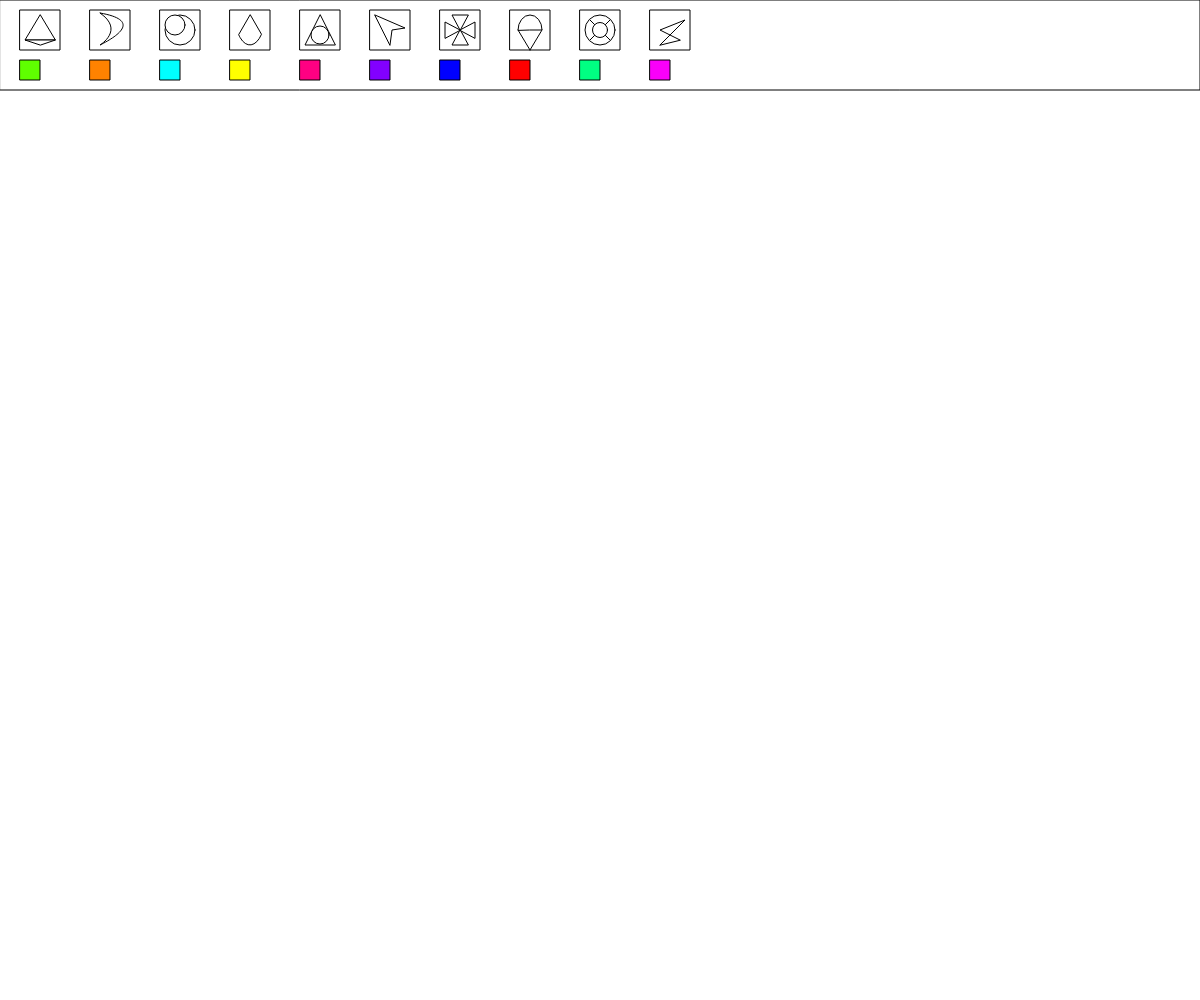
Frame 1 (no input)
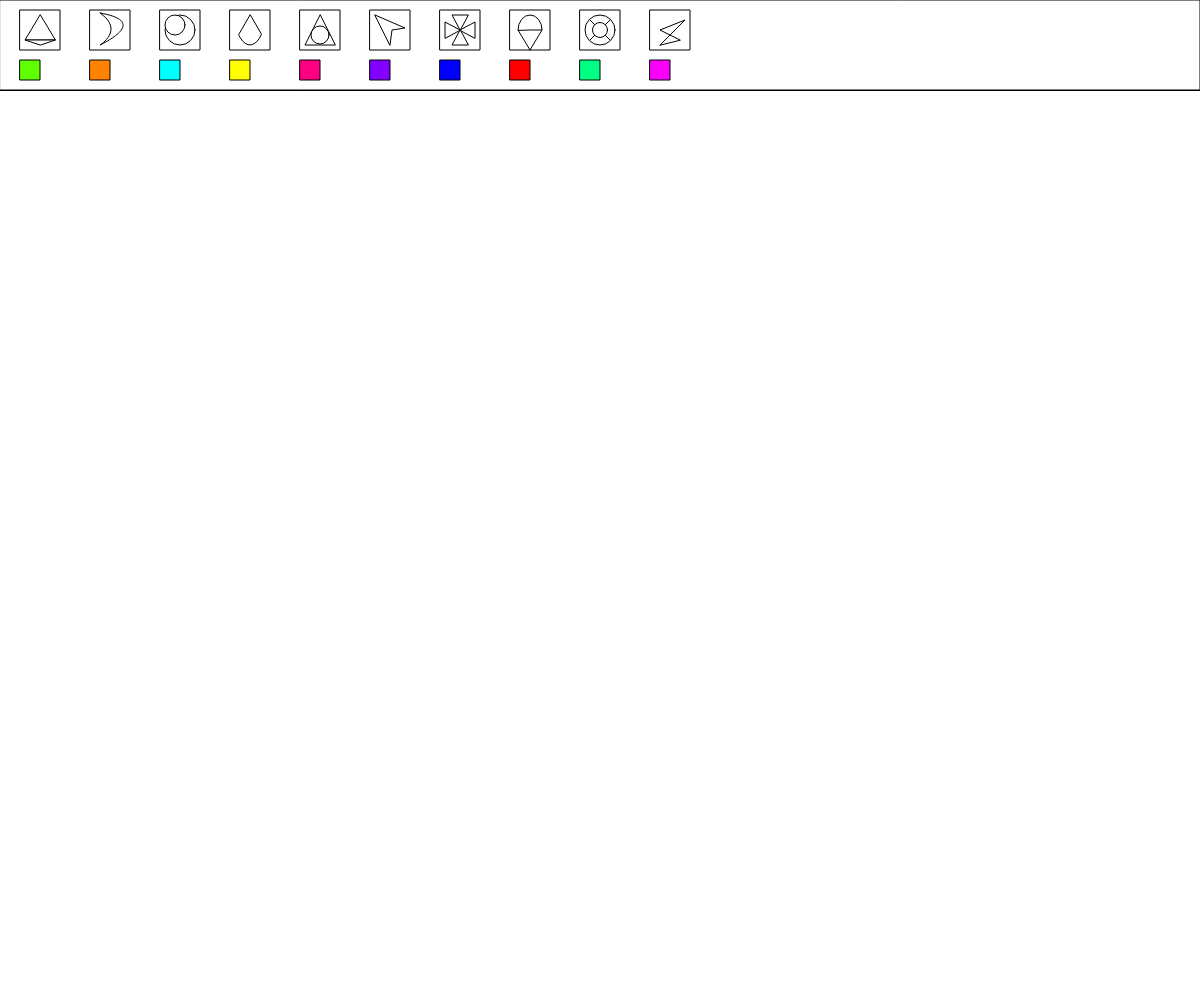
Frame 60 (no input)
Frame 120 (the mouse pressed at the canvas centre since frame 60): identical to frame 60, image omitted

The p5.js sketch that drew these frames (run headless with seeded random() and noise() and a simulated clock; from frame 60 on, the mouse is pressed at the canvas centre):

// p5.js sketch
// ── sketch.js
var distancia = 70;
var btn0x = 20;
var btn1x = btn0x + distancia;
var btn2x = btn1x + distancia;
var btn3x = btn2x + distancia;
var btn4x = btn3x + distancia;
var btn5x = btn4x + distancia;
var btn6x = btn5x + distancia;
var btn7x = btn6x + distancia;
var btn8x = btn7x + distancia;
var btn9x = btn8x + distancia;

var y = 10;
var y1 = 60;

var tamaño = 40;
var tamaño1 = 20;
var herramienta = 10;
var col = 10;

function setup() {

  createCanvas(windowWidth, windowHeight);
  background(255, 255, 255);

}

function draw() {

  fill(255);
  rect(0, 0, windowWidth, 90);

  rect(btn0x, y, tamaño, tamaño);
  triangle(btn0x + 20, y + 5, btn0x + 5, tamaño + y - 10, btn0x + 35, tamaño + y - 10);
  triangle(btn0x + 20, y + tamaño - 5, btn0x + 5, tamaño + y - 10, btn0x + 35, tamaño + y - 10);

  rect(btn1x, y, tamaño, tamaño);
  beginShape();
  vertex(btn1x + 10, y + 3);
  bezierVertex(btn1x + 50, y + 10, btn1x + 30, y + 25, btn1x + 10, y + 35);
  bezierVertex(btn1x + 10, y + 35, btn1x + 35, y + 20, btn1x + 10, y + 3);
  endShape();

  rect(btn2x, y, tamaño, tamaño);
  ellipseMode(CORNER);
  ellipse(btn2x + 5, y + 5, 30, 30);
  ellipse(btn2x + 5, y + 5, 20, 20);

  rect(btn3x, y, tamaño, tamaño);
  ellipseMode(CENTER);
  arc(btn3x + 20, y + 5, 30, 60, PI / 3, 2 * PI / 3, PIE);

  rect(btn4x, y, tamaño, tamaño);
  triangle(btn4x + 20, y + 5, btn4x + 5, tamaño + y - 5, btn4x + 35, tamaño + y - 5);
  ellipse(btn4x + 20, y + (tamaño / 2) + 5, 18, 18);

  rect(btn5x, y, tamaño, tamaño);
  quad(btn5x + 20, tamaño + 5, btn5x + 22, tamaño / 2 + 10, btn5x + 35, y + 18, btn5x + 5, y + 5);

  rect(btn6x, y, tamaño, tamaño);
  triangle(btn6x + tamaño / 2, y + tamaño / 2, btn6x + 12, y + 5, btn6x + tamaño - 12, y + 5);
  triangle(btn6x + tamaño / 2, y + tamaño / 2, btn6x + 5, y + 12, btn6x + 5, y + tamaño - 12);
  triangle(btn6x + tamaño / 2, y + tamaño / 2, btn6x + 12, y + tamaño - 5, btn6x + tamaño - 12, y + tamaño - 5);
  triangle(btn6x + tamaño / 2, y + tamaño / 2, btn6x + tamaño - 5, y + 12, btn6x + tamaño - 5, y + tamaño - 12);

  rect(btn7x, y, tamaño, tamaño);
  arc(btn7x + tamaño / 2, y + tamaño / 2, 24, 30, PI, 2 * PI, PIE);
  line(btn7x + (tamaño / 2) + 12, y + tamaño / 2, btn7x + tamaño / 2, y + tamaño);
  line(btn7x + (tamaño / 2) - 12, y + tamaño / 2, btn7x + tamaño / 2, y + tamaño);

  rect(btn8x, y, tamaño, tamaño);
  ellipse(btn8x + tamaño / 2, y + tamaño / 2, 30, 30);
  line(btn8x + 10, y + 10, btn8x + tamaño - 10, y + tamaño - 10);
  line(btn8x + tamaño - 10, y + 10, btn8x + 10, y + tamaño - 10);
  ellipse(btn8x + tamaño / 2, y + tamaño / 2, 15, 15);

  rect(btn9x, y, tamaño, tamaño);
  quad(btn9x + 10, y + tamaño - 5, btn9x + tamaño - 5, y + 10, btn9x + tamaño / 2 - 10, y + tamaño / 2, btn9x + tamaño / 2 + 10, y + tamaño / 2 + 10);

  fill(95, 255, 0);
  rect(btn0x, y1, tamaño1, tamaño1);
  fill(255, 130, 0);
  rect(btn1x, y1, tamaño1, tamaño1);
  fill(0, 255, 255);
  rect(btn2x, y1, tamaño1, tamaño1);
  fill(255, 255, 0);
  rect(btn3x, y1, tamaño1, tamaño1);
  fill(255, 0, 130);
  rect(btn4x, y1, tamaño1, tamaño1);
  fill(130, 0, 255);
  rect(btn5x, y1, tamaño1, tamaño1);
  fill(0, 0, 255);
  rect(btn6x, y1, tamaño1, tamaño1);
  fill(255, 0, 0);
  rect(btn7x, y1, tamaño1, tamaño1);
  fill(0, 255, 130);
  rect(btn8x, y1, tamaño1, tamaño1);
  fill(250, 0, 250);
  rect(btn9x, y1, tamaño1, tamaño1);

  if (mouseIsPressed) {

    if (mouseX > btn0x && mouseX < btn0x + tamaño &&
      mouseY > y && mouseY < y + tamaño) {
      herramienta = 0;
    }

    if (mouseX > btn1x && mouseX < btn1x + tamaño &&
      mouseY > y && mouseY < y + tamaño) {
      herramienta = 1;
    }

    if (mouseX > btn2x && mouseX < btn2x + tamaño &&
      mouseY > y && mouseY < y + tamaño) {
      herramienta = 2;
    }

    if (mouseX > btn3x && mouseX < btn3x + tamaño &&
      mouseY > y && mouseY < y + tamaño) {
      herramienta = 3;
    }

    if (mouseX > btn4x && mouseX < btn4x + tamaño &&
      mouseY > y && mouseY < y + tamaño) {
      herramienta = 4;
    }

    if (mouseX > btn5x && mouseX < btn5x + tamaño &&
      mouseY > y && mouseY < y + tamaño) {
      herramienta = 5;
    }

    if (mouseX > btn6x && mouseX < btn6x + tamaño &&
      mouseY > y && mouseY < y + tamaño) {
      herramienta = 6;
    }

    if (mouseX > btn7x && mouseX < btn7x + tamaño &&
      mouseY > y && mouseY < y + tamaño) {
      herramienta = 7;
    }

    if (mouseX > btn8x && mouseX < btn8x + tamaño &&
      mouseY > y && mouseY < y + tamaño) {
      herramienta = 8;
    }

    if (mouseX > btn9x && mouseX < btn9x + tamaño &&
      mouseY > y && mouseY < y + tamaño) {
      herramienta = 9;
    }

    //colores

    if (mouseX > btn0x && mouseX < btn0x + tamaño1 &&
      mouseY > y1 && mouseY < y1 + tamaño1) {
      col = 0;
    }

    if (mouseX > btn1x && mouseX < btn1x + tamaño1 &&
      mouseY > y1 && mouseY < y1 + tamaño1) {
      col = 1;
    }

    if (mouseX > btn2x && mouseX < btn2x + tamaño1 &&
      mouseY > y1 && mouseY < y1 + tamaño1) {
      col = 2;
    }

    if (mouseX > btn3x && mouseX < btn3x + tamaño1 &&
      mouseY > y1 && mouseY < y1 + tamaño1) {
      col = 3;
    }

    if (mouseX > btn4x && mouseX < btn4x + tamaño1 &&
      mouseY > y1 && mouseY < y1 + tamaño1) {
      col = 4;
    }

    if (mouseX > btn5x && mouseX < btn5x + tamaño1 &&
      mouseY > y1 && mouseY < y1 + tamaño1) {
      col = 5;
    }

    if (mouseX > btn6x && mouseX < btn6x + tamaño1 &&
      mouseY > y1 && mouseY < y1 + tamaño1) {
      col = 6;
    }

    if (mouseX > btn7x && mouseX < btn7x + tamaño1 &&
      mouseY > y1 && mouseY < y1 + tamaño1) {
      col = 7;
    }

    if (mouseX > btn8x && mouseX < btn8x + tamaño1 &&
      mouseY > y1 && mouseY < y1 + tamaño1) {
      col = 8;
    }

    if (mouseX > btn9x && mouseX < btn9x + tamaño1 &&
      mouseY > y1 && mouseY < y1 + tamaño1) {
      col = 9;
    }

    fill(255);

    if (col == 0) {
      fill(95, 255, 0, 80);
    }
    if (col == 1) {
      fill(255, 130, 0, 80);
    }
    if (col == 2) {
      fill(0, 255, 255, 80);
    }
    if (col == 3) {
      fill(255, 255, 0, 80);
    }
    if (col == 4) {
      fill(255, 0, 130, 80);
    }
    if (col == 5) {
      fill(130, 0, 255, 80);
    }
    if (col == 6) {
      fill(0, 0, 255, 80);
    }
    if (col == 7) {
      fill(255, 0, 0, 80);
    }
    if (col == 8) {
      fill(0, 255, 130, 80);
    }
    if (col == 9) {
      fill(250, 0, 250, 80);
    }

    // Herramientas

    if (herramienta == 0) {
      triangle(mouseX + 20, mouseY + 5, mouseX + 5, tamaño + mouseY - 10, mouseX + 35, tamaño + mouseY - 10);
      triangle(mouseX + 20, mouseY + tamaño - 5, mouseX + 5, tamaño + mouseY - 10, mouseX + 35, tamaño + mouseY - 10);
    }

    if (herramienta == 1) {
      beginShape();
      vertex(mouseX + 10, mouseY + 3);
      bezierVertex(mouseX + 50, mouseY + 10, mouseX + 30, mouseY + 25, mouseX + 10, mouseY + 35);
      bezierVertex(mouseX + 10, mouseY + 35, mouseX + 35, mouseY + 20, mouseX + 10, mouseY + 3);
      endShape();
    }

    if (herramienta == 2) {
      ellipseMode(CORNER);
      ellipse(mouseX + 5, mouseY + 5, 30, 30);
      fill(255);
      ellipse(mouseX + 5, mouseY + 5, 20, 20);
    }
    if (herramienta == 3) {
      ellipseMode(CENTER);
      arc(mouseX + 10, mouseY, 30, 60, PI / 3, 2 * PI / 3, PIE);
    }
    if (herramienta == 4) {
      triangle(mouseX + 20, mouseY + 5, mouseX + 5, tamaño + mouseY - 5, mouseX + 35, tamaño + mouseY - 5);
      fill(255);
      ellipse(mouseX + 20, mouseY + (tamaño / 2) + 5, 18, 18);
    }
    if (herramienta == 5) {
      quad(mouseX + 20, tamaño + 5, mouseX + 22, tamaño / 2 + 10, mouseX + 35, mouseY + 18, mouseX + 5, mouseY + 5);
    }
    if (herramienta == 6) {
      triangle(mouseX + tamaño / 2, mouseY + tamaño / 2, mouseX + 12, mouseY + 5, mouseX + tamaño - 12, mouseY + 5);
      triangle(mouseX + tamaño / 2, mouseY + tamaño / 2, mouseX + 5, mouseY + 12, mouseX + 5, mouseY + tamaño - 12);
      triangle(mouseX + tamaño / 2, mouseY + tamaño / 2, mouseX + 12, mouseY + tamaño - 5, mouseX + tamaño - 12, mouseY + tamaño - 5);
      triangle(mouseX + tamaño / 2, mouseY + tamaño / 2, mouseX + tamaño - 5, mouseY + 12, mouseX + tamaño - 5, mouseY + tamaño - 12);
    }
    if (herramienta == 7) {
      arc(mouseX + tamaño / 2, mouseY + tamaño / 2, 24, 30, PI, 2 * PI, PIE);
      line(mouseX + (tamaño / 2) + 12, mouseY + tamaño / 2, windowWidth / 2, windowHeight);
      line(mouseX + (tamaño / 2) - 12, mouseY + tamaño / 2, windowWidth / 2, windowHeight);
    }
    if (herramienta == 8) {
      ellipse(mouseX + tamaño / 2, mouseY + tamaño / 2, 30, 30);
      line(mouseX + 10, mouseY + 10, mouseX + tamaño - 10, mouseY + tamaño - 10);
      line(mouseX + tamaño - 10, mouseY + 10, mouseX + 10, mouseY + tamaño - 10);
      fill(255, 255, 255, 150);
      ellipse(mouseX + tamaño / 2, mouseY + tamaño / 2, 15, 15);
    }
    if (herramienta == 9) {
      quad(mouseX + 10, mouseY + tamaño - 5, mouseX + tamaño - 5, mouseY + 10, mouseX + tamaño / 2 - 10, mouseY + tamaño / 2, mouseX + tamaño / 2 + 10, mouseY + tamaño / 2 + 10);
    }
  }
}
